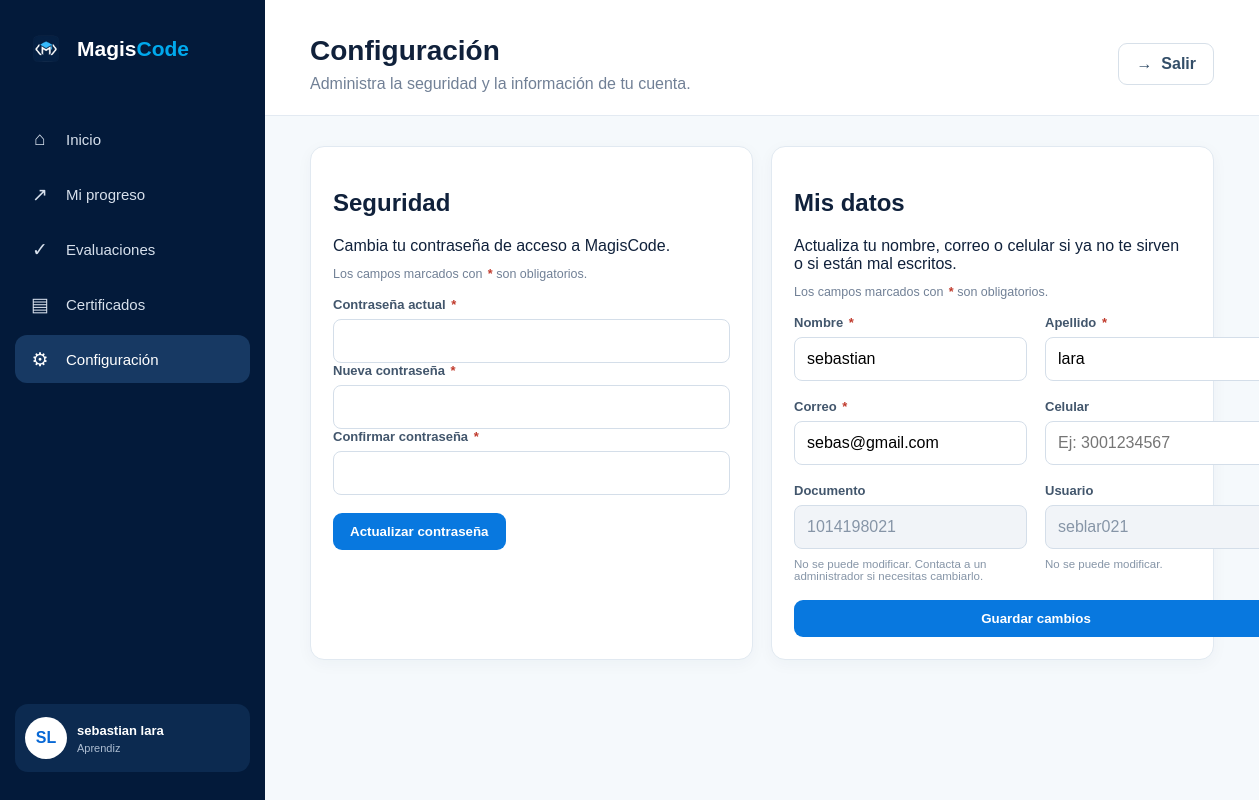
/index.php?route=configuracion (signed in), run on the app's committed database.
### tables this page shows
CREATE TABLE `usuario` (
  `id_usuario` bigint NOT NULL,
  `nombre` varchar(300) NOT NULL,
  `apellido` varchar(300) NOT NULL,
  `correo` varchar(500) NOT NULL,
  `username` varchar(30) NOT NULL,
  `hash_contrasena` varchar(255) NOT NULL,
  `intentos_fallidos` int DEFAULT '0',
  `fecha_creacion` datetime DEFAULT CURRENT_TIMESTAMP,
  `id_rol_u` int NOT NULL,
  `id_estado_u` int NOT NULL,
  `id_tipo_documento_u` int NOT NULL,
  PRIMARY KEY (`id_usuario`),
  UNIQUE KEY `correo` (`correo`),
  UNIQUE KEY `username` (`username`),
  KEY `id_rol_u` (`id_rol_u`),
  KEY `id_estado_u` (`id_estado_u`),
  KEY `id_tipo_documento_u` (`id_tipo_documento_u`),
  CONSTRAINT `usuario_ibfk_1` FOREIGN KEY (`id_rol_u`) REFERENCES `rol` (`id_rol`),
  CONSTRAINT `usuario_ibfk_2` FOREIGN KEY (`id_estado_u`) REFERENCES `estado_usuario` (`id_estado`),
  CONSTRAINT `usuario_ibfk_3` FOREIGN KEY (`id_tipo_documento_u`) REFERENCES `tipo_documento` (`id_tipo_documento`)
);

### app/controllers/ConfiguracionController.php (called while the page is built, shortened)
<?php
require_once __DIR__ . '/../models/Usuario.php';
class ConfiguracionController
{
    public function index(): void
    {
        $usuario = (new Usuario())->buscarPorId((int) $_SESSION['usuario']);
        require __DIR__ . '/../views/configuracion.php';
    }
}

### index.php (called while the page is built, shortened)
<?php
require_once __DIR__ . '/config/database.php';
$route = $_GET['route'] ?? '';
$rutas = [
    'dashboard' => ['DashboardController', 'index'],
    'usuarios' => ['AdminController', 'usuarios'],
    'nuevo-usuario' => ['AdminController', 'nuevoUsuario'],
    'editar-usuario' => ['AdminController', 'editarUsuario'],
    'importar-usuarios' => ['AdminController', 'importarUsuarios'],
    'asignar' => ['AdminController', 'asignar'],
    'estado-usuario' => ['AdminController', 'estado'],
    'cursos' => ['CursoController', 'index'],
    'crear-curso' => ['CursoController', 'crear'],
    'curso' => ['CursoController', 'contenido'],
    'crear-modulo' => ['CursoController', 'modulo'],
    'crear-leccion' => ['CursoController', 'leccion'],
    'crear-recurso' => ['CursoController', 'recurso'],
    'instructor-aprendices' => ['CursoController', 'aprendices'],
    'evaluaciones-instructor' => ['EvaluacionController', 'instructor'],
    'crear-evaluacion' => ['EvaluacionController', 'crear'],
    'crear-pregunta' => ['EvaluacionController', 'crearPregunta'],
    'evaluaciones-aprendiz' => ['EvaluacionController', 'aprendiz'],
    'evaluacion' => ['EvaluacionController', 'ver'],
    'responder-evaluacion' => ['EvaluacionController', 'responder'],
    'progreso' => ['AprendizController', 'progreso'],
    'mis-cursos' => ['AprendizController', 'cursos'],
    'certificados' => ['AprendizController', 'certificados'],
    'reportes' => ['ReportController', 'admin'],
    'reportes-instructor' => ['ReportController', 'instructor'],
    'configuracion' => ['ConfiguracionController', 'index'],
    'cambiar-password' => ['ConfiguracionController', 'password'],
    'actualizar-perfil' => ['ConfiguracionController', 'actualizarPerfil'],
];
[$controlador, $metodo] = $rutas[$route];
(new $controlador())->$metodo();

### app/models/Model.php (called while the page is built, shortened)
<?php
require_once __DIR__ . '/../../config/database.php';
abstract class Model {
    public function __construct() { $this->db = Database::getConnection(); }
}

### config/database.php (called while the page is built, shortened)
<?php
class Database {
    private static ?PDO $pdo = null;
    public static function getConnection(): PDO {
        if (self::$pdo === null) {
            $dsn = 'mysql:host='.DB_HOST.';dbname='.DB_NAME.';charset=utf8mb4';
            self::$pdo = new PDO($dsn, DB_USER, DB_PASS, [
                PDO::ATTR_ERRMODE => PDO::ERRMODE_EXCEPTION,
                PDO::ATTR_DEFAULT_FETCH_MODE => PDO::FETCH_ASSOC,
                PDO::ATTR_EMULATE_PREPARES => false,
            ]);
        }
        return self::$pdo;
    }
}

### app/models/Usuario.php (called while the page is built, shortened)
<?php
require_once __DIR__ . '/Model.php';
class Usuario extends Model
{
    public function buscarPorId(int $id): ?array
    {
        $sql = 'SELECT u.*, r.nombre_rol, e.nombre_estado, t.nombre_tipo
                FROM usuario u
                JOIN rol r ON r.id_rol = u.id_rol_u
                JOIN estado_usuario e ON e.id_estado = u.id_estado_u
                JOIN tipo_documento t ON t.id_tipo_documento = u.id_tipo_documento_u
                WHERE u.id_usuario = ?
                LIMIT 1';
        $stmt = $this->db->prepare($sql);
        $stmt->execute([$id]);
        return $stmt->fetch() ?: null;
    }
}

### app/views/configuracion.php (the view, shortened to what this page needs)
<?php
$pageTitle = 'Configuración';
$pageSubtitle = 'Administra la seguridad y la información de tu cuenta.';
require __DIR__ . '/partials/header.php';
$rolId = (int) ($_SESSION['rol_id'] ?? 0);
$usuario = $usuario ?? [];
?>
<div class="grid">
    <div class="panel">
        <h2>Seguridad</h2>
        <p>Cambia tu contraseña de acceso a MagisCode.</p>
        <p class="form-note">Los campos marcados con <span class="req">*</span> son obligatorios.</p>
        <form method="post" action="index.php?route=cambiar-password">
            <div class="field">
                <label>Contraseña actual <span class="req">*</span></label>
                <input type="password" name="actual" required>
            </div>
            <div class="field">
                <label>Nueva contraseña <span class="req">*</span></label>
                <input type="password" name="nueva" required>
            </div>
            <div class="field">
                <label>Confirmar contraseña <span class="req">*</span></label>
                <input type="password" name="confirmar" required>
            </div>
            <br>
            <button class="btn btn-primary">Actualizar contraseña</button>
        </form>
    </div>
    <?php if ($rolId === 3): ?>
        <div class="panel">
            <h2>Mis datos</h2>
            <p>Actualiza tu nombre, correo o celular si ya no te sirven o si están mal escritos.</p>
            <p class="form-note">Los campos marcados con <span class="req">*</span> son obligatorios.</p>
            <form method="post" action="index.php?route=actualizar-perfil" class="form-grid">
                <div class="field">
                    <label>Nombre <span class="req">*</span></label>
                    <input name="nombre" value="<?= htmlspecialchars($usuario['nombre'] ?? '') ?>" required>
                </div>
                <div class="field">
                    <label>Apellido <span class="req">*</span></label>
                    <input name="apellido" value="<?= htmlspecialchars($usuario['apellido'] ?? '') ?>" required>
                </div>
                <div class="field">
                    <label>Correo <span class="req">*</span></label>
                    <input type="email" name="correo" value="<?= htmlspecialchars($usuario['correo'] ?? '') ?>" required>
                </div>
                <div class="field">
                    <label>Celular</label>
                    <input name="celular" value="<?= htmlspecialchars($usuario['celular'] ?? '') ?>" placeholder="Ej: 3001234567">
                </div>
                <div class="field">
                    <label>Documento</label>
                    <input value="<?= htmlspecialchars($usuario['id_usuario'] ?? '') ?>" readonly disabled>
                    <span class="field-hint">No se puede modificar. Contacta a un administrador si necesitas cambiarlo.</span>
                </div>
                <div class="field">
                    <label>Usuario</label>
                    <input value="<?= htmlspecialchars($usuario['username'] ?? '') ?>" readonly disabled>
                    <span class="field-hint">No se puede modificar.</span>
                </div>
                <div class="field full">
                    <button class="btn btn-primary">Guardar cambios</button>
                </div>
            </form>
        </div>
    <?php endif; ?>
</div>
<?php require __DIR__ . '/partials/footer.php'; ?>

### app/views/partials/header.php (shortened to what this page needs)
<?php $rol=(int)($_SESSION['rol_id']??0);$route=$_GET['route']??'dashboard';$nombre=trim($_SESSION['nombre']??'');$part= preg_split('/\s+/', $nombre);$initials=strtoupper(substr($part[0]??'',0,1).substr($part[1]??'',0,1)); ?>
<!doctype html><html lang="es"><head><meta charset="utf-8"><meta name="viewport" content="width=device-width,initial-scale=1"><title>MagisCode</title><link rel="stylesheet" href="assets/css/app.css"></head><body><div class="layout"><aside class="sidebar"><div class="logo"><img src="assets/img/magiscode-logo.png" alt="MagisCode"><span>Magis<span>Code</span></span></div><nav class="menu">
<?php if($rol===1): ?><a class="menu-item <?=$route==='dashboard'?'active':''?>" href="index.php?route=dashboard"><span class="icon">⌂</span>Inicio</a><a class="menu-item <?=$route==='usuarios'?'active':''?>" href="index.php?route=usuarios"><span class="icon">♙</span>Usuarios</a><a class="menu-item <?=$route==='reportes'?'active':''?>" href="index.php?route=reportes"><span class="icon">▥</span>Reportes</a><a class="menu-item <?=$route==='configuracion'?'active':''?>" href="index.php?route=configuracion"><span class="icon">⚙</span>Configuración</a>
<?php else: ?><a class="menu-item <?=$route==='dashboard'?'active':''?>" href="index.php?route=dashboard"><span class="icon">⌂</span>Inicio</a><a class="menu-item <?=$route==='progreso'?'active':''?>" href="index.php?route=progreso"><span class="icon">↗</span>Mi progreso</a><a class="menu-item <?=$route==='evaluaciones-aprendiz'?'active':''?>" href="index.php?route=evaluaciones-aprendiz"><span class="icon">✓</span>Evaluaciones</a><a class="menu-item <?=$route==='certificados'?'active':''?>" href="index.php?route=certificados"><span class="icon">▤</span>Certificados</a><a class="menu-item <?=$route==='configuracion'?'active':''?>" href="index.php?route=configuracion"><span class="icon">⚙</span>Configuración</a><?php endif; ?></nav><div class="profile"><div class="profile-avatar"><?=$initials?></div><div class="profile-info"><strong><?=htmlspecialchars($nombre)?></strong><span><?=htmlspecialchars($_SESSION['rol']??'')?></span></div></div></aside><main class="main-content"><header class="header"><div><h1><?=htmlspecialchars($pageTitle??'MagisCode')?></h1><p><?=htmlspecialchars($pageSubtitle??'Gestiona tu aprendizaje desde MagisCode.')?></p></div><div class="header-actions"><a class="btn btn-secondary" href="index.php?route=logout">→ &nbsp;Salir</a></div></header><section class="content">

### assets/css/app.css (style rules this page uses)
* { box-sizing:border-box }
body { margin:0;font-family:Arial,Helvetica,sans-serif;background:#f5f9fc;color:#10213b }
.layout { display:flex;min-height:100vh }
.sidebar { width:265px;min-height:100vh;background:#031a3a;padding:28px 15px;display:flex;flex-direction:column;position:sticky;top:0 }
.logo { display:flex;align-items:center;gap:10px;padding:0 10px;margin-bottom:45px;color:#fff;font-size:21px;font-weight:700 }
.logo img { width:42px;height:42px;object-fit:contain }
.logo span span { color:#00a9ed }
.menu { display:flex;flex-direction:column;gap:7px }
.menu-item { height:48px;display:flex;align-items:center;gap:15px;padding:0 14px;border-radius:12px;color:#d7e0ec;text-decoration:none;font-size:15px;transition:.2s }
.menu-item:hover,.menu-item.active { background:#173963;color:#fff }
.menu-item .icon { width:22px;text-align:center;font-size:19px }
.profile { margin-top:auto;display:flex;align-items:center;gap:10px;padding:13px 10px;background:#0c2a50;border-radius:13px;color:#fff }
.profile-avatar { width:42px;height:42px;border-radius:50%;background:#fff;color:#0868d5;display:flex;align-items:center;justify-content:center;font-weight:bold }
.profile-info { display:flex;flex-direction:column;gap:4px;flex:1 }
.profile-info strong { font-size:13px }
.profile-info span { font-size:11px;color:#aebed2 }
.main-content { flex:1;min-width:0 }
.header { display:flex;justify-content:space-between;align-items:center;padding:35px 45px 22px;background:#fff;border-bottom:1px solid #e3eaf2 }
.header h1 { margin:0 0 8px;font-size:28px }
.header p { margin:0;color:#718096 }
.header-actions { display:flex;gap:10px }
.content { padding:30px 45px 50px }
.btn { display:inline-flex;align-items:center;justify-content:center;border:0;border-radius:9px;padding:11px 17px;text-decoration:none;font-weight:600;cursor:pointer }
.btn-primary { background:#0878df;color:white }
.btn-secondary { background:#fff;color:#334e68;border:1px solid #d7e0e9 }
.grid { display:grid;grid-template-columns:repeat(auto-fit,minmax(240px,1fr));gap:18px }
.card,.panel { background:#fff;border:1px solid #e1e9f1;border-radius:14px;padding:22px;box-shadow:0 4px 16px rgba(15,40,70,.04) }
.form-grid { display:grid;grid-template-columns:repeat(2,1fr);gap:18px }
.field { display:flex;flex-direction:column;gap:7px }
.field.full { grid-column:1/-1 }
.field label { font-size:13px;font-weight:700;color:#42566c }
.field input,.field textarea,.field select { padding:12px;border:1px solid #d4dee9;border-radius:8px;font:inherit }
.req { color:#c0392b;font-weight:700;margin-left:2px }
.form-note { font-size:12.5px;color:#718096;margin:-4px 0 16px }
.field-hint { display:block;font-size:11.5px;color:#8695a7;margin-top:2px }
.field input[readonly],.field input:disabled { background:#f1f4f8;color:#8695a7;cursor:not-allowed }

### data on the page
usuario: initials "SL", nombre "sebastian", apellido "lara", correo "sebas@gmail.com", id_usuario "1014198021", username "seblar021"

### other printed values
$nombre "sebastian lara"
$_SESSION['rol'] "Aprendiz"
$pageTitle "Configuración"
$pageSubtitle "Administra la seguridad y la información de tu cuenta."
